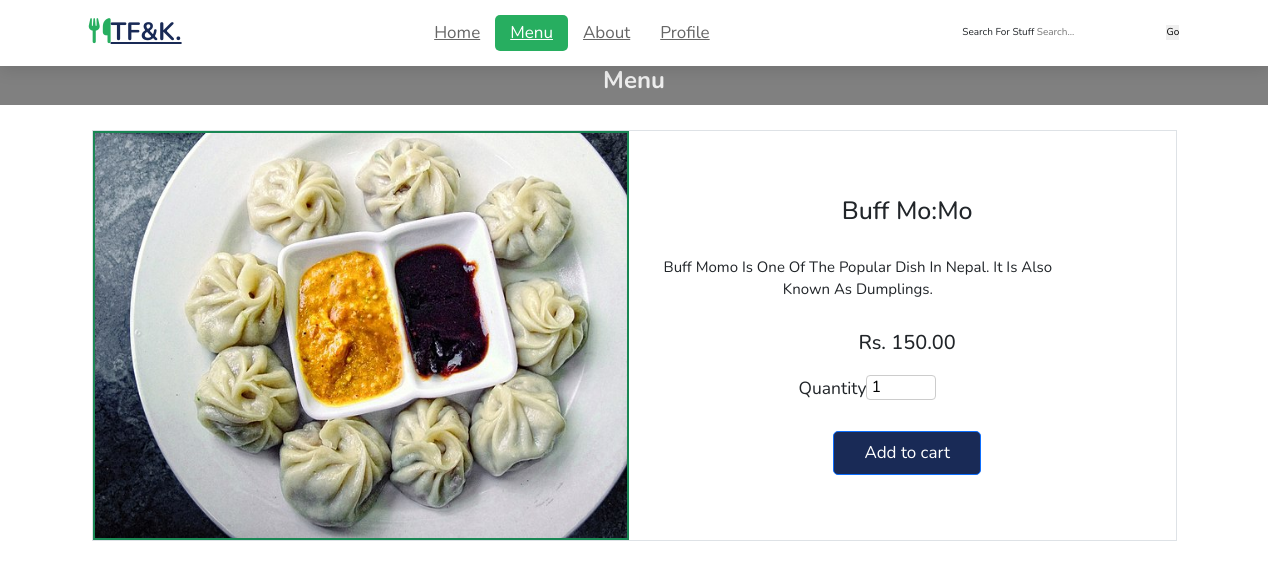
The page /orderitem/1/ (signed in) on the database its author committed.
### ForkAndKnife/models.py (models this page shows, shortened)
class Menu(models.Model):
    menu_item_id = models.AutoField;
    name = models.CharField(max_length=100)
    desctription = models.CharField(max_length=250)
    price = models.DecimalField(max_digits=6, decimal_places=2)
    item_image = models.ImageField(upload_to='media')
    category_id = models.ForeignKey(Category, on_delete=models.CASCADE)
    sub_category_id = models.ForeignKey(SubCategory, on_delete=models.CASCADE)

### ForkAndKnife/views.py (the view, shortened to what this page needs)
# urls.py: path('orderitem/<int:id>/', views.orderItem, name="orderPage",),
@login_required
def orderItem(request, id):
    order = get_object_or_404(Menu, id = id)
    return render(request, "ForkAndKnife/orderMenu.html", { 'order': order})

### ForkAndKnife/templates/ForkAndKnife/orderMenu.html (shortened to what this page needs)
{%load static%}
<!doctype html>
<html lang="en">
<head>
  <link href="https://cdn.jsdelivr.net/npm/bootstrap@5.2.0/dist/css/bootstrap.min.css" rel="stylesheet"
>
  <link rel="stylesheet" href="https://cdnjs.cloudflare.com/ajax/libs/font-awesome/6.1.1/css/all.min.css">
  <link rel="stylesheet" href="https://cdn.jsdelivr.net/npm/swiper@9/swiper-bundle.min.css"/>
  <link rel="stylesheet" href="{% static 'css/menu.css'%}">
  <link rel="stylesheet" href="{% static 'css/index.css' %}">
</head>
<body>
  <header>
    <a href="{% url 'homePage' %}" class="logo"><i class="fa-solid fa-utensils"></i>TF&K.</a>
    <nav class="navbar">
      <a href="{% url 'homePage' %}">home</a>
      <a href="{% url 'menuPage' %}" class="active">menu</a>
      <a href="{% url 'aboutPage' %}">about</a>
      {% if user.is_authenticated %}
      <a href="{% url 'profilePage' %}">Profile</a>
      {%endif%}
    </nav>
    <div class="icons">
      <form onsubmit="event.preventDefault();" role="search" class="d-inline">
        <label for="search">Search for stuff</label>
        <input id="search" type="search" placeholder="Search..." autofocus required />
        <button type="submit">Go</button>
      </form>
    </div>
  </header>
  <div class="subko-heading"><h3>Menu</h3> </div>
  <div class="container">
    <div class="d-flex justify-content-between gap-3 border">
        <div class="order-photo border border-success border-2">
            <img src="{{order.item_image.url}}" alt="" width="100%" height="100%">
        </div>
        <div class="order-details text-center">
            <h4 class="fs-1">{{order.name}}</h4>
            <p class="fs-4 ma my-5">{{order.desctription}}</p>
            <h2> Rs. {{order.price}}</h2>
            <div class="input-group margin">
              <span class="fs-3">quantity</span>
                <form method="POST" action="">
               <input id="quantityInput" style="width: 70px; height: 25px; padding: 5px; border: 1px solid #ccc; border-radius: 4px;
                 font-size: 16px;" type="number" name="quantity"  method = "post" value="1" min="0">
                </div>
        <button class="btn btn-primary " type="submit">Add to cart</button>
        </div>
      </div>
</body>
</html>

### static/css/menu.css (style rules this page uses)
* { font-family: "Nunito", sans-serif; margin: 0; padding: 0; -webkit-box-sizing: border-box; box-sizing: border-box; text-decoration: none; outline: none; border: none; text-transform: capitalize; -webkit-transition: all 0.3s linear; -o-transition: all 0.3s linear; transition: all 0.3s linear; }
@media (min-width: 992px) { .container { max-width: 1100px; } }
html { font-size: 62.5%; overflow-x: hidden; scroll-padding-top: 5.5rem; scroll-behavior: smooth; }
.btn { margin-top: 1rem; display: inline-block; font-size: 1.7rem; color: #fff; background: #192a56; border-radius: 0.5rem; cursor: pointer; padding: 0.8rem 3rem; }
.subko-heading { text-align: center; margin: 4% 0 2%; padding: 15px 0 5px; background-color: gray; }
.subko-heading h3 { font-size: x-large; font-weight: 700; color: #eee; }
header { position: fixed; top: 0; left: 0; right: 0; background: #fff; padding: 1rem 7%; display: -webkit-box; display: -ms-flexbox; display: flex; -webkit-box-align: center; -ms-flex-align: center; align-items: center; -webkit-box-pack: justify; -ms-flex-pack: justify; justify-content: space-between; z-index: 999; -webkit-box-shadow: 0 0.5rem 1.5rem rgba(0, 0, 0, 0.1); box-shadow: 0 0.5rem 1.5rem rgba(0, 0, 0, 0.1); }
header .logo { color: #192a56; font-size: 2.5rem; font-weight: bolder; }
header .logo i { color: #27ae60; }
header .navbar a { font-size: 1.7rem; border-radius: 0.5rem; padding: 0.5rem 1.5rem; color: #666; }
header .navbar a.active, header .navbar a:hover { color: #fff; background: #27ae60; }
.order-photo { -ms-flex-preferred-size: 50%; flex-basis: 50%; }
.order-details { -ms-flex-preferred-size: 50%; flex-basis: 50%; padding: 6% 2%; }
.order-details p { max-width: 80%; }
.order-details .margin { margin: 20px 28%; }

### static/css/index.css (style rules this page uses)
* { font-family: "Nunito", sans-serif; margin: 0; padding: 0; -webkit-box-sizing: border-box; box-sizing: border-box; text-decoration: none; outline: none; border: none; text-transform: capitalize; -webkit-transition: all 0.3s linear; -o-transition: all 0.3s linear; transition: all 0.3s linear; }
@media (min-width: 992px) { .container { max-width: 1100px; } }
html { font-size: 62.5%; overflow-x: hidden; scroll-padding-top: 5.5rem; scroll-behavior: smooth; }
.btn { margin-top: 1rem; display: inline-block; font-size: 1.7rem; color: #fff; background: #192a56; border-radius: 0.5rem; cursor: pointer; padding: 0.8rem 3rem; }
.subko-heading { text-align: center; margin: 4% 0 2%; padding: 15px 0 5px; background-color: gray; }
.subko-heading h3 { font-size: x-large; font-weight: 700; color: #eee; }
header { position: fixed; top: 0; left: 0; right: 0; background: #fff; padding: 1rem 7%; display: -webkit-box; display: -ms-flexbox; display: flex; -webkit-box-align: center; -ms-flex-align: center; align-items: center; -webkit-box-pack: justify; -ms-flex-pack: justify; justify-content: space-between; z-index: 999; -webkit-box-shadow: 0 0.5rem 1.5rem rgba(0, 0, 0, 0.1); box-shadow: 0 0.5rem 1.5rem rgba(0, 0, 0, 0.1); }
header .logo { color: #192a56; font-size: 2.5rem; font-weight: bolder; }
header .logo i { color: #27ae60; }
header .navbar a { font-size: 1.7rem; border-radius: 0.5rem; padding: 0.5rem 1.5rem; color: #666; }
header .navbar a.active, header .navbar a:hover { color: #fff; background: #27ae60; }

### rows shown on the page
Menu: item_image (picture), name "Buff Mo:Mo", desctription "Buff Momo Is One Of The Popular Dish In Nepal. It Is Also Known As Dumplings.", price "150.00"
